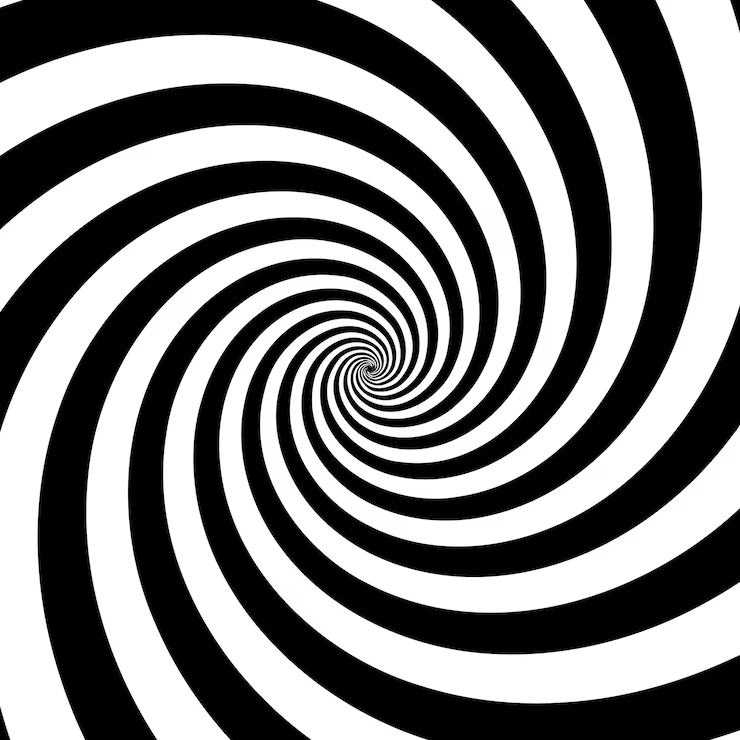
#> input picture spirale.png, 740 x 740 px
$ python main.py
#> lines starting #> are read from the running program, lines starting #| are printed output that depends on the picture
from PIL import Image

path = input("Enter the path to the image :\n ")
#> the answer given: spirale.png

try:
    img = Image.open(path)
#> img is the input picture: PIL image 740x740 RGBA; mean R, G, B, A 128.8, 128.8, 128.8, 255
    width, height = img.size
#> width = 740; height = 740
    aspect_ratio = height/width
#> aspect_ratio = 1
    new_width = 120
    new_height = aspect_ratio * new_width #* 0.55
#> new_height = 120
    img = img.resize((new_width, int(new_height)))
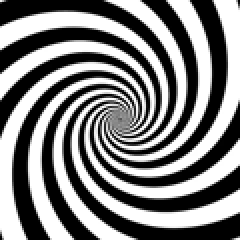
#> img: PIL image 120x120 RGBA (shown 2 times larger); mean R, G, B, A 128.7, 128.7, 128.7, 255


    img = img.convert('L')
#> img: PIL image 120x120 L

    chars  = ["@","$","D","%","*","P","+","Y","J",",","."]

    pixels = img.get_flattened_data()
    new_pixels = [chars[pixel//25] for pixel in pixels]
    new_pixels = ''.join(new_pixels)

    new_pixels_count = len(new_pixels)
    ascii_image = [new_pixels[index:index + new_width] for index in range (0, new_pixels_count, new_width)]
    ascii_image = '\n'.join(ascii_image)


    # write to a text file.
    name = input("Enter the name of your ascii_art :\n ")
    with open(name, "w") as f:
        f.write(ascii_image)
except:
   print("Unable to find image")
